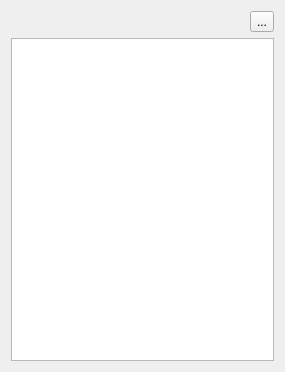
<?xml version="1.0" encoding="UTF-8"?>
<ui version="4.0">
 <class>PipelinesList</class>
 <widget class="QWidget" name="PipelinesList">
  <property name="geometry">
   <rect>
    <x>0</x>
    <y>0</y>
    <width>285</width>
    <height>372</height>
   </rect>
  </property>
  <property name="windowTitle">
   <string>Form</string>
  </property>
  <layout class="QVBoxLayout" name="verticalLayout_2">
   <item>
    <layout class="QVBoxLayout" name="verticalLayout">
     <item>
      <layout class="QHBoxLayout" name="horizontalLayout">
       <item>
        <spacer name="horizontalSpacer">
         <property name="orientation">
          <enum>Qt::Orientation::Horizontal</enum>
         </property>
         <property name="sizeHint" stdset="0">
          <size>
           <width>40</width>
           <height>20</height>
          </size>
         </property>
        </spacer>
       </item>
       <item>
        <widget class="QToolButton" name="new_pipeline_toolButton">
         <property name="text">
          <string>...</string>
         </property>
         <property name="icon">
          <iconset theme="list-add"/>
         </property>
        </widget>
       </item>
      </layout>
     </item>
     <item>
      <widget class="QListWidget" name="pipelines_list_listWidget"/>
     </item>
    </layout>
   </item>
  </layout>
 </widget>
 <resources/>
 <connections/>
</ui>
